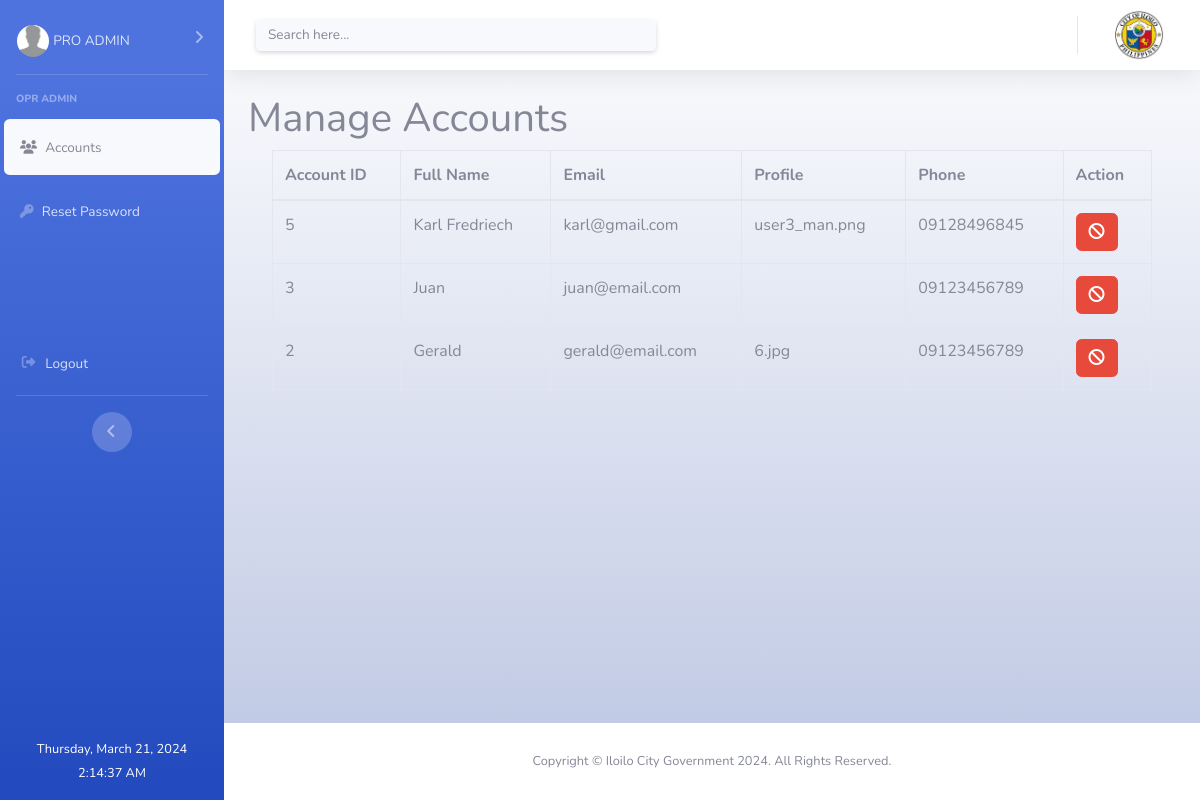
Page /admin/sub_admin_page.php (signed in) on the committed database.
### tables this page shows
CREATE TABLE `client` (
  `client_id` int(11) NOT NULL,
  `fullname` varchar(255) NOT NULL,
  `email` varchar(255) NOT NULL,
  `profile` varchar(255) NOT NULL,
  `phone` varchar(255) NOT NULL,
  `password` varchar(255) NOT NULL,
  `is_admin` int(11) NOT NULL,
  `is_deleted` int(11) NOT NULL,
  `created` timestamp NOT NULL DEFAULT current_timestamp() ON UPDATE current_timestamp()
);

### pdoaction.php (called while the page is built, shortened)
<?php
$dsn = "mysql:host=localhost;dbname=uiojt2023";
$username = "root";
$password = "";
try {
    $conn = new PDO($dsn, $username, $password);
    $conn->setAttribute(PDO::ATTR_ERRMODE, PDO::ERRMODE_EXCEPTION);
} catch (PDOException $e) {
    die("Connection failed: " . $e->getMessage());
}
$client_id = htmlspecialchars($_SESSION['id']);
try {
    $stmt = $conn->prepare("SELECT * FROM client WHERE client_id = :client_id");
    $stmt->bindParam(':client_id', $client_id);
    $stmt->execute();
    $member_row = $stmt->fetch(PDO::FETCH_ASSOC);
    $profile = $member_row['profile'];
    $fullname = $member_row['fullname'];
} catch (PDOException $e) {
    echo "Error: " . $e->getMessage();
}

### admin/sub_admin_page.php (the view, shortened to what this page needs)
<?php
include('../pdoaction.php');
include "layout/header.php";
?>
<body id="page-top">
    <div id="wrapper" style="height: 100vh;">
        <ul class="navbar-nav bg-gradient-primary sidebar sidebar-dark accordion" id="accordionSidebar">
            <li class="nav-item mt-2 my-0">
                <a class="nav-link collapsed btn" id="collapseProfile" data-toggle="collapse" data-target="#collapseTwo" aria-expanded="true" aria-controls="collapseTwo">
                    <img class="img-profile rounded-circle object-fit-cover" src="<?php
                                                                                    if ($profile == "") {
                                                                                        echo "./img/random.jpg";
                                                                                    } else {
                                                                                        echo "profile/" . $profile;
                                                                                    }
                                                                                    ?>" alt="<?php echo $fullname ?>">
                    <span class="small mt-3"><?php echo $fullname; ?></span>
                </a>
            </li>
            <hr class="sidebar-divider text-white">
            <div class="sidebar-heading mb-2">OPR Admin</div>
            <li class="nav-item link bg-light m-1 rounded">
                <a class="nav-link text-secondary" href="sub_admin_page.php">
                    <i class="fas fa-users text-secondary"></i>
                    <span>Accounts</span>
                </a>
            </li>
            <li class="nav-item link m-1 rounded mb-5">
                <a class="nav-link" href="sub_admin_reset_ps.php">
                    <i class="fas fa-key"></i>
                    <span>Reset Password</span>
                </a>
            </li>
            <li class="nav-item link mx-1 mb-1 rounded mt-5">
                <a class="nav-link" href="../pdoaction.php?logout=true">
                    <span>Logout</span>
                </a>
            </li>
            <hr class="sidebar-divider text-white">
            <div class="text-center d-none d-md-inline">
                <button class="rounded-circle border-0" id="sidebarToggle"></button>
            </div>
            <div class="text-center mt-auto text-white mb-3">
                <small id="date"></small>
                <br>
                <small id="time"></small>
            </div>
        </ul>
        <div id="content-wrapper" class="d-flex flex-column">
            <div id="content" class="bg-gradient-light">
                <nav class="navbar navbar-expand navbar-light bg-white topbar mb-4 static-top shadow">
                    <form class="d-none d-inline-block form-inline mr-auto ml-md-3 my-2 my-md-0 mw-100 navbar-search">
            <div class="input-group shadow-sm rounded-lg">
                <input type="search" class="form-control bg-light border-0 small" placeholder="Search here..." aria-label="Search" aria-describedby="basic-addon2" id="myInput" />
            </div>
        </form>
                    <ul class="navbar-nav ml-auto ">
                        <li class="nav-item dropdown no-arrow">
                            <a class="nav-link dropdown-toggle" href="sub_admin_page.php">
                                <img class="h-75 w-auto m-2" src="../img/city-gov-logo.png" />
                            </a>
                        </li>
                    </ul>
                </nav>
                <div class="container-fluid mx-auto">
                    <div class="header">
                        <h1 class="font-weight-semibold">Manage Accounts</h1>
                    </div>
                    <?php
$get_user = $conn->prepare("SELECT * FROM client ORDER BY client_id DESC");
$get_user->execute();
?>
<div class="container">
    <div class="table-responsive">
        <table class="table table-bordered">
            <thead>
                <tr>
                    <th>Account ID</th>
                    <th>Full Name</th>
                    <th>Email</th>
                    <th>Profile</th>
                    <th>Phone</th>
                    <th>Action</th>
                </tr>
            </thead>
            <tbody id="myList">
                <?php while ($user = $get_user->fetch(PDO::FETCH_ASSOC)) { ?>
                    <?php if ($user['is_admin'] == 0 && $user['is_deleted'] != 1) { ?>
                        <tr>
                            <td><?php echo $user['client_id']; ?></td>
                            <td><?php echo $user['fullname']; ?></td>
                            <td><?php echo $user['email']; ?></td>
                            <td><?php echo $user['profile']; ?></td>
                            <td><?php echo $user['phone']; ?></td>
                            <td>
                                <a href="#" class="btn btn-danger banned_user" id="banned_user" data-user-id="<?php echo $user['client_id']; ?>" title="Ban">
                                    <i class="fas fa-ban"></i>
                                </a>
                            </td>
                        </tr>
                    <?php } ?>
                <?php } ?>
            </tbody>
        </table>
    </div>
</div>
                </div>
            </div>
            <?php include "layout/footer.php" ?>
        </div>
</body>
</html>

### css/custom.css (style rules this page uses)
body { scroll-behavior: smooth; }

### rows in the picture
client: fullname "PRO ADMIN"
client: client_id "5", fullname "Karl Fredriech", email "karl@gmail.com", profile "user3_man.png", phone "09128496845"
client: client_id "3", fullname "Juan", email "juan@email.com", phone "09123456789"
client: client_id "2", fullname "Gerald", email "gerald@email.com", profile "6.jpg", phone "09123456789"
